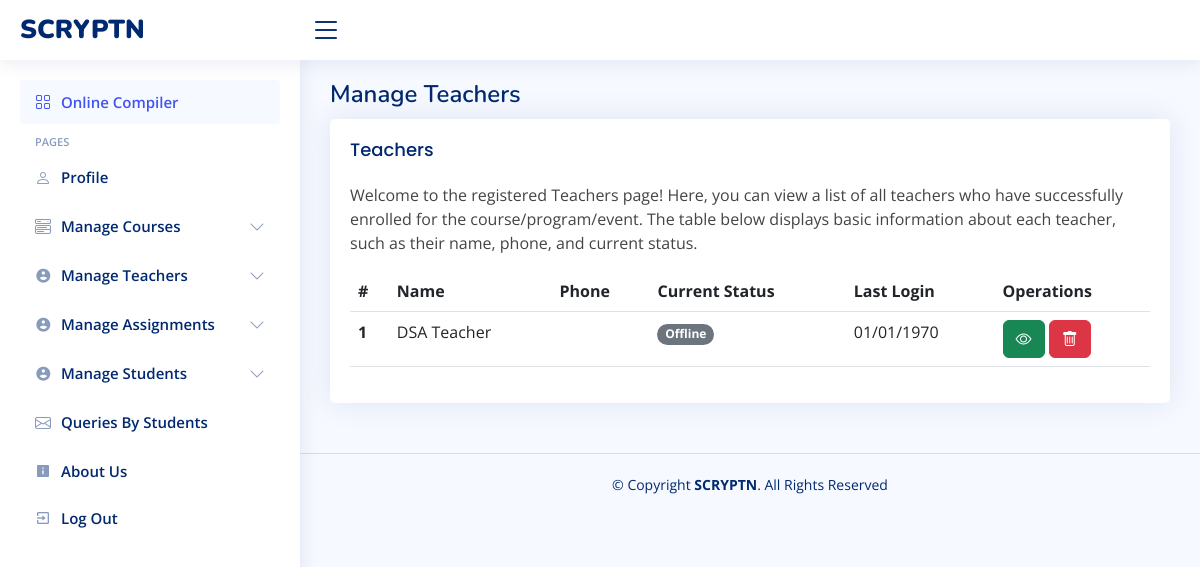
The app's page /admin/manage_teachers.php (signed in), older data.
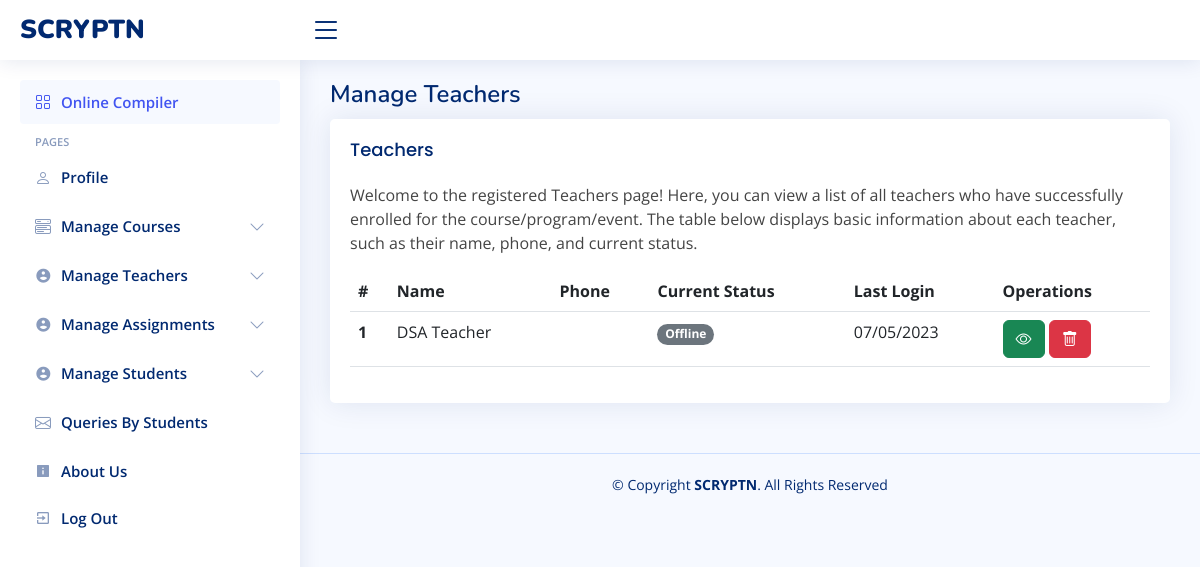
The same page, newer data.
### tables this page shows
CREATE TABLE `teachers` (
  `teacherID` int(11) NOT NULL,
  `teacherName` varchar(128) NOT NULL,
  `teacherEmail` varchar(128) NOT NULL,
  `teacherAddr` varchar(255) DEFAULT NULL,
  `teacherPhone` varchar(255) DEFAULT NULL,
  `teacherUid` varchar(128) NOT NULL,
  `teacherPwd` varchar(128) NOT NULL,
  `teacher_ln` text DEFAULT NULL,
  `teacher_gh` text DEFAULT NULL,
  `teacher_in` varchar(255) DEFAULT NULL,
  `teacher_tw` varchar(255) DEFAULT NULL,
  `teacher_desc` text DEFAULT NULL,
  `teacher_photo` varchar(255) DEFAULT NULL,
  `last_login` bigint(20) DEFAULT NULL,
  `assigned_course` int(11) DEFAULT NULL
);

### admin/manage_teachers.php (the view, shortened to what this page needs)
<!DOCTYPE html>
<html lang="en">
<head>
    <link href="../assets/vendor/bootstrap/css/bootstrap.min.css" rel="stylesheet">
    <link href="../assets/vendor/bootstrap-icons/bootstrap-icons.css" rel="stylesheet">
    <link href="../assets/vendor/boxicons/css/boxicons.min.css" rel="stylesheet">
    <link href="../assets/vendor/quill/quill.snow.css" rel="stylesheet">
    <link href="../assets/vendor/quill/quill.bubble.css" rel="stylesheet">
    <link href="../assets/vendor/remixicon/remixicon.css" rel="stylesheet">
    <link href="../assets/vendor/simple-datatables/style.css" rel="stylesheet">
    <link href="../assets/css/style.css" rel="stylesheet">
</head>
<body>
    <?php include './includes/header.php'; ?>
    <?php include './includes/sidenav.php'; ?>
    <main id="main" class="main">
        <div class="pagetitle">
            <h1>Manage Teachers</h1>
        </div>
        <section class="section">
      <div class="row">
        <div class="col-lg-12">
          <div class="card">
            <div class="card-body">
              <h5 class="card-title">Teachers</h5>
              <p>Welcome to the registered Teachers page! Here, you can view a list of all teachers who have successfully enrolled for the course/program/event. The table below displays basic information about each teacher, such as their name, phone, and current status.</p>
              <table class="table datatable">
                <thead>
                  <tr>
                    <th scope="col">#</th>
                    <th scope="col">Name</th>
                    <th scope="col">Phone</th>
                    <th scope="col">Current Status</th>
                    <th scope="col">Last Login</th>
                    <th scope="col">Operations</th>
                  </tr>
                </thead>
                <tbody>
                <?php
                $servername = "localhost";
                $username = "root";
                $password = "";
                $databasename = "scr";
                $conn = new mysqli(
                    $servername,
                    $username,
                    $password,
                    $databasename
                );
                $query_file = "SELECT * FROM `teachers`";
                $time = time();
                $result_file = $conn->query($query_file);
                if ($result_file->num_rows > 0) {
                    while ($row = $result_file->fetch_assoc()) {
                        $date = date('d/m/Y',$row['last_login']);
                        $status = 'Offline';
                        if($row['last_login']>$time)
                        {
                            $status = 'Online';
                            $class = 'bg-success';
                        }
                        else
                        {
                            $status = 'Offline';
                            $class = 'bg-secondary';
                        }
                        echo "<tr>";
                        echo "<th scope='row'>".$row['teacherID']."</th>";
                        echo "<td>".$row['teacherName']."</td>";
                        echo "<td>".$row['teacherPhone']."</td>";
                        echo "<td><span class='badge rounded-pill $class'>".$status."</span></td>";
                        echo "<td>".$date."</td>";
                        echo "<td><a href='./view_teacher.php?id=" . $row['teacherID'] . "'><button type='button' class='mt-10 btn btn-success'><i class='bi bi-eye'></i></button> <a href='../inc/delete_teach.php?id=" . $row['teacherID'] . "'><button type='button' class='btn btn-danger'><i class='bi bi-trash'></i></button></a></td>";
                        echo "</tr>";
                    }
                } else {
                    echo "0 results";
                }
                ?>
                </tbody>
              </table>
            </div>
          </div>
        </div>
      </div>
    </section>
    </main>
    <footer id="footer" class="footer">
        <div class="copyright">
            &copy; Copyright <strong><span>SCRYPTN</span></strong>. All Rights Reserved
        </div>
    </footer>
</body>
</html>

Row changes from the older to the newer data that the page shows:
changed teachers "DSA Teacher": last_login "01/01/1970" → "07/05/2023"
